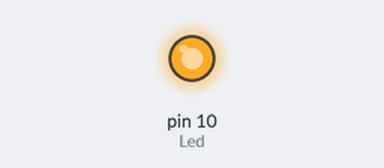
Simulated run of this sketch. Board: Arduino Uno, built with avr-gcc and run on an emulated ATmega328P. On the bench: output pins drawn as LEDs (lit = HIGH).

Above: at 2.0 s.
At 5.0 s:
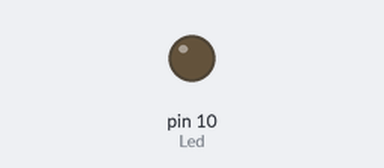
Timing chart, 0 to 7.8 s (numbered marks = the images above):
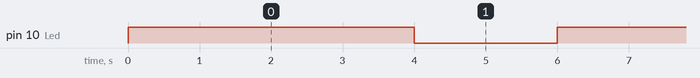

Measured:
- by itself, pin 10 (Led): alternates HIGH for 4.0 s and LOW for 2.0 s

The sketch:

7_COLLOR_FLASH.ino
```cpp
/*
 INSTITUTO FEDERAL DE GOIAS - IFG CAMPUS GOIANIA
 FUNÇÃO: sensor de led. Se este módulo for alimentado com tensão, uma sequência de cores é emitida automaticamente pelo led
 ESTAGIARIOS: RHAMON LUCAS V. COSTA e ISABELA R. DE OLIVEIRA
 DATA: 31/10/2022
 https://sensorkit.joy-it.net/de/sensors/ky-034
 */


int Led = 10;

void setup ()
{
  pinMode (Led, OUTPUT);
}

void loop ()
{
  digitalWrite (Led, HIGH);
  delay (4000);
  digitalWrite (Led, LOW);
  delay (2000);
}
```
